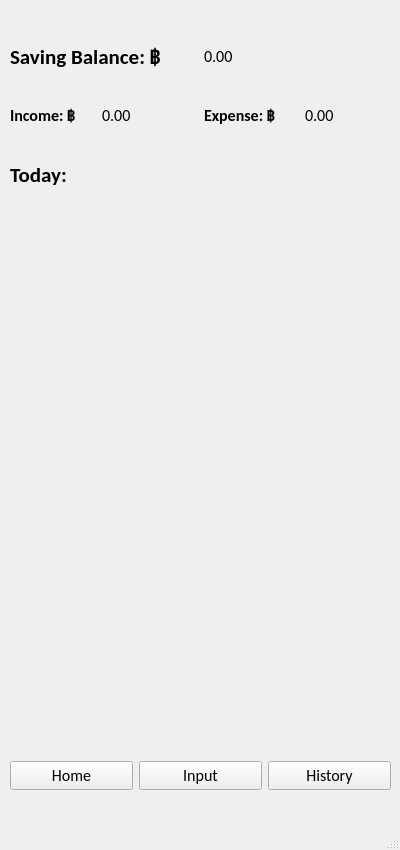
<?xml version="1.0" encoding="UTF-8"?>
<ui version="4.0">
 <class>MainWindow</class>
 <widget class="QMainWindow" name="MainWindow">
  <property name="geometry">
   <rect>
    <x>0</x>
    <y>0</y>
    <width>400</width>
    <height>850</height>
   </rect>
  </property>
  <property name="windowTitle">
   <string>Money Management</string>
  </property>
  <widget class="QWidget" name="centralwidget">
   <widget class="QWidget" name="verticalLayoutWidget_3">
    <property name="geometry">
     <rect>
      <x>0</x>
      <y>0</y>
      <width>401</width>
      <height>751</height>
     </rect>
    </property>
    <layout class="QVBoxLayout" name="verticalLayout_5">
     <item>
      <widget class="QStackedWidget" name="stackedWidget">
       <property name="font">
        <font>
         <family>Calibri</family>
         <pointsize>12</pointsize>
        </font>
       </property>
       <property name="styleSheet">
        <string notr="true">background: transparent</string>
       </property>
       <property name="currentIndex">
        <number>0</number>
       </property>
       <widget class="QWidget" name="page_1">
        <widget class="QWidget" name="verticalLayoutWidget">
         <property name="geometry">
          <rect>
           <x>0</x>
           <y>30</y>
           <width>401</width>
           <height>171</height>
          </rect>
         </property>
         <layout class="QVBoxLayout" name="p1_vBoxLayout">
          <item>
           <layout class="QHBoxLayout" name="horizontalLayout_2">
            <item>
             <widget class="QLabel" name="label_savingBalance">
              <property name="font">
               <font>
                <family>Calibri</family>
                <pointsize>16</pointsize>
                <weight>75</weight>
                <bold>true</bold>
               </font>
              </property>
              <property name="text">
               <string>Saving Balance: ฿</string>
              </property>
              <property name="textFormat">
               <enum>Qt::PlainText</enum>
              </property>
              <property name="indent">
               <number>10</number>
              </property>
             </widget>
            </item>
            <item>
             <widget class="QLabel" name="label_balanceAmount">
              <property name="font">
               <font>
                <family>Calibri</family>
                <pointsize>12</pointsize>
               </font>
              </property>
              <property name="text">
               <string>0.00</string>
              </property>
             </widget>
            </item>
           </layout>
          </item>
          <item>
           <layout class="QHBoxLayout" name="p1_vBox_hBoxLayout">
            <item>
             <widget class="QLabel" name="label_currentIncome">
              <property name="font">
               <font>
                <family>Calibri</family>
                <pointsize>12</pointsize>
                <weight>75</weight>
                <bold>true</bold>
               </font>
              </property>
              <property name="text">
               <string>Income: ฿</string>
              </property>
              <property name="alignment">
               <set>Qt::AlignLeading|Qt::AlignLeft|Qt::AlignVCenter</set>
              </property>
              <property name="indent">
               <number>10</number>
              </property>
             </widget>
            </item>
            <item>
             <widget class="QLabel" name="label_currentIncomeAmount">
              <property name="font">
               <font>
                <family>Calibri</family>
                <pointsize>12</pointsize>
               </font>
              </property>
              <property name="text">
               <string>0.00</string>
              </property>
             </widget>
            </item>
            <item>
             <widget class="QLabel" name="label_currentExpense">
              <property name="font">
               <font>
                <family>Calibri</family>
                <pointsize>12</pointsize>
                <weight>75</weight>
                <bold>true</bold>
               </font>
              </property>
              <property name="text">
               <string>Expense: ฿</string>
              </property>
              <property name="alignment">
               <set>Qt::AlignLeading|Qt::AlignLeft|Qt::AlignVCenter</set>
              </property>
             </widget>
            </item>
            <item>
             <widget class="QLabel" name="label_currentExpenseAmount">
              <property name="font">
               <font>
                <family>Calibri</family>
                <pointsize>12</pointsize>
               </font>
              </property>
              <property name="text">
               <string>0.00</string>
              </property>
             </widget>
            </item>
           </layout>
          </item>
          <item>
           <layout class="QHBoxLayout" name="horizontalLayout_3">
            <item>
             <widget class="QLabel" name="label_today">
              <property name="font">
               <font>
                <family>Calibri</family>
                <pointsize>16</pointsize>
                <weight>75</weight>
                <bold>true</bold>
               </font>
              </property>
              <property name="text">
               <string>Today:</string>
              </property>
              <property name="indent">
               <number>10</number>
              </property>
             </widget>
            </item>
           </layout>
          </item>
         </layout>
        </widget>
        <widget class="QListWidget" name="listWidget_today">
         <property name="geometry">
          <rect>
           <x>10</x>
           <y>210</y>
           <width>381</width>
           <height>531</height>
          </rect>
         </property>
         <property name="font">
          <font>
           <family>Calibri</family>
           <pointsize>12</pointsize>
          </font>
         </property>
         <property name="styleSheet">
          <string notr="true">background-image: url(&quot;C:/Users/BankYiSip/Desktop/SE_Lab/SEP/Project_SEP_MoneyManagement/white.png&quot;)</string>
         </property>
        </widget>
       </widget>
       <widget class="QWidget" name="page_2">
        <widget class="QWidget" name="verticalLayoutWidget_2">
         <property name="geometry">
          <rect>
           <x>10</x>
           <y>20</y>
           <width>381</width>
           <height>581</height>
          </rect>
         </property>
         <layout class="QVBoxLayout" name="p2_vBoxLayout">
          <item>
           <widget class="QLabel" name="label_transaction">
            <property name="font">
             <font>
              <family>Calibri</family>
              <pointsize>16</pointsize>
              <weight>75</weight>
              <bold>true</bold>
             </font>
            </property>
            <property name="text">
             <string>Transaction</string>
            </property>
            <property name="alignment">
             <set>Qt::AlignCenter</set>
            </property>
           </widget>
          </item>
          <item>
           <layout class="QGridLayout" name="gridLayout_6">
            <item row="0" column="1">
             <widget class="QLineEdit" name="lineEdit_amountBaht">
              <property name="sizePolicy">
               <sizepolicy hsizetype="Fixed" vsizetype="Fixed">
                <horstretch>0</horstretch>
                <verstretch>0</verstretch>
               </sizepolicy>
              </property>
              <property name="font">
               <font>
                <family>Calibri</family>
                <pointsize>12</pointsize>
                <kerning>true</kerning>
               </font>
              </property>
              <property name="autoFillBackground">
               <bool>false</bool>
              </property>
              <property name="styleSheet">
               <string notr="true">background-image: url(&quot;C:/Users/BankYiSip/Desktop/SE_Lab/SEP/Project_SEP_MoneyManagement/white.png&quot;)</string>
              </property>
              <property name="text">
               <string/>
              </property>
              <property name="alignment">
               <set>Qt::AlignRight|Qt::AlignTrailing|Qt::AlignVCenter</set>
              </property>
              <property name="readOnly">
               <bool>false</bool>
              </property>
              <property name="placeholderText">
               <string>0</string>
              </property>
             </widget>
            </item>
            <item row="2" column="0">
             <widget class="QLabel" name="label_category">
              <property name="font">
               <font>
                <family>Calibri</family>
                <pointsize>12</pointsize>
               </font>
              </property>
              <property name="text">
               <string>Category</string>
              </property>
              <property name="indent">
               <number>10</number>
              </property>
             </widget>
            </item>
            <item row="0" column="0">
             <widget class="QLabel" name="label_amountBaht">
              <property name="font">
               <font>
                <family>Calibri</family>
                <pointsize>12</pointsize>
               </font>
              </property>
              <property name="text">
               <string>Amount(Baht)</string>
              </property>
              <property name="indent">
               <number>10</number>
              </property>
             </widget>
            </item>
            <item row="2" column="1">
             <widget class="QLineEdit" name="lineEdit_category">
              <property name="sizePolicy">
               <sizepolicy hsizetype="Fixed" vsizetype="Fixed">
                <horstretch>0</horstretch>
                <verstretch>0</verstretch>
               </sizepolicy>
              </property>
              <property name="font">
               <font>
                <family>Calibri</family>
                <pointsize>12</pointsize>
               </font>
              </property>
              <property name="autoFillBackground">
               <bool>false</bool>
              </property>
              <property name="styleSheet">
               <string notr="true">background-image: url(&quot;C:/Users/BankYiSip/Desktop/SE_Lab/SEP/Project_SEP_MoneyManagement/white.png&quot;)</string>
              </property>
             </widget>
            </item>
            <item row="1" column="0">
             <widget class="QLabel" name="label_amountSatang">
              <property name="font">
               <font>
                <family>Calibri</family>
                <pointsize>12</pointsize>
               </font>
              </property>
              <property name="text">
               <string>Amount(Satang)</string>
              </property>
              <property name="indent">
               <number>10</number>
              </property>
             </widget>
            </item>
            <item row="1" column="1">
             <widget class="QLineEdit" name="lineEdit_amountSatang">
              <property name="sizePolicy">
               <sizepolicy hsizetype="Fixed" vsizetype="Fixed">
                <horstretch>0</horstretch>
                <verstretch>0</verstretch>
               </sizepolicy>
              </property>
              <property name="font">
               <font>
                <family>Calibri</family>
                <pointsize>12</pointsize>
               </font>
              </property>
              <property name="autoFillBackground">
               <bool>false</bool>
              </property>
              <property name="styleSheet">
               <string notr="true">background-image: url(&quot;C:/Users/BankYiSip/Desktop/SE_Lab/SEP/Project_SEP_MoneyManagement/white.png&quot;)</string>
              </property>
              <property name="text">
               <string/>
              </property>
              <property name="alignment">
               <set>Qt::AlignRight|Qt::AlignTrailing|Qt::AlignVCenter</set>
              </property>
              <property name="placeholderText">
               <string>0</string>
              </property>
             </widget>
            </item>
           </layout>
          </item>
          <item>
           <widget class="QLabel" name="label_memo">
            <property name="font">
             <font>
              <family>Calibri</family>
              <pointsize>12</pointsize>
             </font>
            </property>
            <property name="text">
             <string>Memo</string>
            </property>
            <property name="indent">
             <number>10</number>
            </property>
           </widget>
          </item>
          <item>
           <widget class="QTextEdit" name="textEdit_memo">
            <property name="font">
             <font>
              <family>Calibri</family>
              <pointsize>12</pointsize>
             </font>
            </property>
            <property name="autoFillBackground">
             <bool>true</bool>
            </property>
            <property name="styleSheet">
             <string notr="true">background-image: url(&quot;C:/Users/BankYiSip/Desktop/SE_Lab/SEP/Project_SEP_MoneyManagement/white.png&quot;)</string>
            </property>
           </widget>
          </item>
          <item>
           <widget class="QLabel" name="label_error">
            <property name="font">
             <font>
              <family>Calibri</family>
              <pointsize>12</pointsize>
             </font>
            </property>
            <property name="text">
             <string/>
            </property>
            <property name="alignment">
             <set>Qt::AlignCenter</set>
            </property>
           </widget>
          </item>
          <item>
           <layout class="QHBoxLayout" name="horizontalLayout">
            <item>
             <widget class="QPushButton" name="pb_income">
              <property name="font">
               <font>
                <family>Calibri</family>
                <pointsize>12</pointsize>
               </font>
              </property>
              <property name="styleSheet">
               <string notr="true">background-image: url(&quot;C:/Users/BankYiSip/Desktop/SE_Lab/SEP/Project_SEP_MoneyManagement/white.png&quot;)</string>
              </property>
              <property name="text">
               <string>Income</string>
              </property>
             </widget>
            </item>
            <item>
             <widget class="QPushButton" name="pb_expense">
              <property name="font">
               <font>
                <family>Calibri</family>
                <pointsize>12</pointsize>
               </font>
              </property>
              <property name="styleSheet">
               <string notr="true">background-image: url(&quot;C:/Users/BankYiSip/Desktop/SE_Lab/SEP/Project_SEP_MoneyManagement/white.png&quot;)</string>
              </property>
              <property name="text">
               <string>Expense</string>
              </property>
             </widget>
            </item>
           </layout>
          </item>
         </layout>
        </widget>
        <widget class="QWidget" name="horizontalLayoutWidget_2">
         <property name="geometry">
          <rect>
           <x>10</x>
           <y>630</y>
           <width>381</width>
           <height>73</height>
          </rect>
         </property>
         <layout class="QHBoxLayout" name="horizontalLayout_4">
          <item>
           <widget class="QLabel" name="label_optional">
            <property name="text">
             <string>(Optional)</string>
            </property>
            <property name="alignment">
             <set>Qt::AlignRight|Qt::AlignTrailing|Qt::AlignVCenter</set>
            </property>
           </widget>
          </item>
          <item>
           <widget class="QPushButton" name="pb_addPassive">
            <property name="styleSheet">
             <string notr="true">background-image: url(&quot;C:/Users/BankYiSip/Desktop/SE_Lab/SEP/Project_SEP_MoneyManagement/white.png&quot;)</string>
            </property>
            <property name="text">
             <string>Add Passive Money</string>
            </property>
           </widget>
          </item>
         </layout>
        </widget>
       </widget>
       <widget class="QWidget" name="page_4">
        <widget class="QWidget" name="verticalLayoutWidget_5">
         <property name="geometry">
          <rect>
           <x>10</x>
           <y>20</y>
           <width>381</width>
           <height>581</height>
          </rect>
         </property>
         <layout class="QVBoxLayout" name="p2_vBoxLayout_2">
          <item>
           <widget class="QLabel" name="label_passiveMoney">
            <property name="font">
             <font>
              <family>Calibri</family>
              <pointsize>16</pointsize>
              <weight>75</weight>
              <bold>true</bold>
             </font>
            </property>
            <property name="text">
             <string>Passive Money</string>
            </property>
            <property name="alignment">
             <set>Qt::AlignCenter</set>
            </property>
           </widget>
          </item>
          <item>
           <layout class="QGridLayout" name="gridLayout_7">
            <item row="3" column="0">
             <widget class="QLabel" name="label_passiveCategory">
              <property name="font">
               <font>
                <family>Calibri</family>
                <pointsize>12</pointsize>
               </font>
              </property>
              <property name="text">
               <string>Category</string>
              </property>
              <property name="indent">
               <number>10</number>
              </property>
             </widget>
            </item>
            <item row="1" column="0">
             <widget class="QLabel" name="label_passiveBaht">
              <property name="font">
               <font>
                <family>Calibri</family>
                <pointsize>12</pointsize>
               </font>
              </property>
              <property name="text">
               <string>Amount(Baht)</string>
              </property>
              <property name="indent">
               <number>10</number>
              </property>
             </widget>
            </item>
            <item row="3" column="1">
             <widget class="QLineEdit" name="lineEdit_passiveCategory">
              <property name="sizePolicy">
               <sizepolicy hsizetype="Fixed" vsizetype="Fixed">
                <horstretch>0</horstretch>
                <verstretch>0</verstretch>
               </sizepolicy>
              </property>
              <property name="font">
               <font>
                <family>Calibri</family>
                <pointsize>12</pointsize>
               </font>
              </property>
              <property name="styleSheet">
               <string notr="true">background-image: url(&quot;C:/Users/BankYiSip/Desktop/SE_Lab/SEP/Project_SEP_MoneyManagement/white.png&quot;)</string>
              </property>
             </widget>
            </item>
            <item row="2" column="1">
             <widget class="QLineEdit" name="lineEdit_passiveSatang">
              <property name="sizePolicy">
               <sizepolicy hsizetype="Fixed" vsizetype="Fixed">
                <horstretch>0</horstretch>
                <verstretch>0</verstretch>
               </sizepolicy>
              </property>
              <property name="font">
               <font>
                <family>Calibri</family>
                <pointsize>12</pointsize>
               </font>
              </property>
              <property name="styleSheet">
               <string notr="true">background-image: url(&quot;C:/Users/BankYiSip/Desktop/SE_Lab/SEP/Project_SEP_MoneyManagement/white.png&quot;)</string>
              </property>
              <property name="text">
               <string/>
              </property>
              <property name="alignment">
               <set>Qt::AlignRight|Qt::AlignTrailing|Qt::AlignVCenter</set>
              </property>
              <property name="placeholderText">
               <string>0</string>
              </property>
             </widget>
            </item>
            <item row="1" column="1">
             <widget class="QLineEdit" name="lineEdit_passiveBaht">
              <property name="sizePolicy">
               <sizepolicy hsizetype="Fixed" vsizetype="Fixed">
                <horstretch>0</horstretch>
                <verstretch>0</verstretch>
               </sizepolicy>
              </property>
              <property name="font">
               <font>
                <family>Calibri</family>
                <pointsize>12</pointsize>
                <kerning>true</kerning>
               </font>
              </property>
              <property name="styleSheet">
               <string notr="true">background-image: url(&quot;C:/Users/BankYiSip/Desktop/SE_Lab/SEP/Project_SEP_MoneyManagement/white.png&quot;)</string>
              </property>
              <property name="text">
               <string/>
              </property>
              <property name="alignment">
               <set>Qt::AlignRight|Qt::AlignTrailing|Qt::AlignVCenter</set>
              </property>
              <property name="placeholderText">
               <string>0</string>
              </property>
             </widget>
            </item>
            <item row="4" column="1">
             <widget class="QDateEdit" name="dateEdit_endDate">
              <property name="styleSheet">
               <string notr="true">background-image: url(&quot;C:/Users/BankYiSip/Desktop/SE_Lab/SEP/Project_SEP_MoneyManagement/white.png&quot;)</string>
              </property>
              <property name="alignment">
               <set>Qt::AlignRight|Qt::AlignTrailing|Qt::AlignVCenter</set>
              </property>
              <property name="currentSection">
               <enum>QDateTimeEdit::YearSection</enum>
              </property>
              <property name="displayFormat">
               <string>yyyy-M-d</string>
              </property>
             </widget>
            </item>
            <item row="2" column="0">
             <widget class="QLabel" name="label_passiveSatang">
              <property name="font">
               <font>
                <family>Calibri</family>
                <pointsize>12</pointsize>
               </font>
              </property>
              <property name="text">
               <string>Amount(Satang)</string>
              </property>
              <property name="indent">
               <number>10</number>
              </property>
             </widget>
            </item>
            <item row="4" column="0">
             <widget class="QLabel" name="label_endDate">
              <property name="text">
               <string>End Date(year-month-day)</string>
              </property>
              <property name="indent">
               <number>10</number>
              </property>
             </widget>
            </item>
            <item row="0" column="0">
             <widget class="QLabel" name="label_title">
              <property name="text">
               <string>Title</string>
              </property>
              <property name="indent">
               <number>10</number>
              </property>
             </widget>
            </item>
            <item row="0" column="1">
             <widget class="QLineEdit" name="lineEdit_title">
              <property name="sizePolicy">
               <sizepolicy hsizetype="Fixed" vsizetype="Fixed">
                <horstretch>0</horstretch>
                <verstretch>0</verstretch>
               </sizepolicy>
              </property>
              <property name="styleSheet">
               <string notr="true">background-image: url(&quot;C:/Users/BankYiSip/Desktop/SE_Lab/SEP/Project_SEP_MoneyManagement/white.png&quot;)</string>
              </property>
              <property name="alignment">
               <set>Qt::AlignRight|Qt::AlignTrailing|Qt::AlignVCenter</set>
              </property>
              <property name="placeholderText">
               <string>*required</string>
              </property>
             </widget>
            </item>
           </layout>
          </item>
          <item>
           <widget class="QGroupBox" name="groupBox_frequency">
            <property name="sizePolicy">
             <sizepolicy hsizetype="Expanding" vsizetype="MinimumExpanding">
              <horstretch>0</horstretch>
              <verstretch>0</verstretch>
             </sizepolicy>
            </property>
            <property name="title">
             <string/>
            </property>
            <widget class="QRadioButton" name="rb_monthly">
             <property name="geometry">
              <rect>
               <x>10</x>
               <y>40</y>
               <width>82</width>
               <height>17</height>
              </rect>
             </property>
             <property name="text">
              <string>Monthly</string>
             </property>
            </widget>
            <widget class="QRadioButton" name="rb_annually">
             <property name="geometry">
              <rect>
               <x>10</x>
               <y>70</y>
               <width>82</width>
               <height>17</height>
              </rect>
             </property>
             <property name="text">
              <string>Annually</string>
             </property>
            </widget>
            <widget class="QLabel" name="label_frequency">
             <property name="geometry">
              <rect>
               <x>10</x>
               <y>10</y>
               <width>91</width>
               <height>16</height>
              </rect>
             </property>
             <property name="text">
              <string>Frequency:</string>
             </property>
            </widget>
           </widget>
          </item>
          <item>
           <widget class="QLabel" name="label_passiveMemo">
            <property name="font">
             <font>
              <family>Calibri</family>
              <pointsize>12</pointsize>
             </font>
            </property>
            <property name="text">
             <string>Memo</string>
            </property>
            <property name="indent">
             <number>10</number>
            </property>
           </widget>
          </item>
          <item>
           <widget class="QTextEdit" name="textEdit_passiveMemo">
            <property name="font">
             <font>
              <family>Calibri</family>
              <pointsize>12</pointsize>
             </font>
            </property>
            <property name="styleSheet">
             <string notr="true">background-image: url(&quot;C:/Users/BankYiSip/Desktop/SE_Lab/SEP/Project_SEP_MoneyManagement/white.png&quot;)</string>
            </property>
           </widget>
          </item>
          <item>
           <widget class="QLabel" name="label_passiveError">
            <property name="font">
             <font>
              <family>Calibri</family>
              <pointsize>12</pointsize>
             </font>
            </property>
            <property name="text">
             <string/>
            </property>
            <property name="alignment">
             <set>Qt::AlignCenter</set>
            </property>
           </widget>
          </item>
          <item>
           <layout class="QHBoxLayout" name="horizontalLayout_5">
            <item>
             <widget class="QPushButton" name="pb_passiveIncome">
              <property name="font">
               <font>
                <family>Calibri</family>
                <pointsize>12</pointsize>
               </font>
              </property>
              <property name="styleSheet">
               <string notr="true">background-image: url(&quot;C:/Users/BankYiSip/Desktop/SE_Lab/SEP/Project_SEP_MoneyManagement/white.png&quot;)</string>
              </property>
              <property name="text">
               <string>Income</string>
              </property>
             </widget>
            </item>
            <item>
             <widget class="QPushButton" name="pb_passiveExpense">
              <property name="font">
               <font>
                <family>Calibri</family>
                <pointsize>12</pointsize>
               </font>
              </property>
              <property name="styleSheet">
               <string notr="true">background-image: url(&quot;C:/Users/BankYiSip/Desktop/SE_Lab/SEP/Project_SEP_MoneyManagement/white.png&quot;)</string>
              </property>
              <property name="text">
               <string>Expense</string>
              </property>
             </widget>
            </item>
           </layout>
          </item>
         </layout>
        </widget>
       </widget>
       <widget class="QWidget" name="page_3">
        <widget class="QWidget" name="verticalLayoutWidget_4">
         <property name="geometry">
          <rect>
           <x>10</x>
           <y>20</y>
           <width>381</width>
           <height>721</height>
          </rect>
         </property>
         <layout class="QVBoxLayout" name="verticalLayout">
          <item>
           <widget class="QLabel" name="label_history">
            <property name="font">
             <font>
              <family>Calibri</family>
              <pointsize>16</pointsize>
              <weight>75</weight>
              <bold>true</bold>
             </font>
            </property>
            <property name="text">
             <string>History</string>
            </property>
            <property name="indent">
             <number>10</number>
            </property>
           </widget>
          </item>
          <item>
           <layout class="QGridLayout" name="gridLayout">
            <item row="0" column="0">
             <widget class="QLabel" name="label_year">
              <property name="font">
               <font>
                <family>Calibri</family>
                <pointsize>12</pointsize>
               </font>
              </property>
              <property name="text">
               <string>Year</string>
              </property>
              <property name="indent">
               <number>10</number>
              </property>
             </widget>
            </item>
            <item row="0" column="1">
             <widget class="QLineEdit" name="lineEdit_year">
              <property name="sizePolicy">
               <sizepolicy hsizetype="Fixed" vsizetype="Fixed">
                <horstretch>0</horstretch>
                <verstretch>0</verstretch>
               </sizepolicy>
              </property>
              <property name="font">
               <font>
                <family>Calibri</family>
                <pointsize>12</pointsize>
               </font>
              </property>
              <property name="styleSheet">
               <string notr="true">background-image: url(&quot;C:/Users/BankYiSip/Desktop/SE_Lab/SEP/Project_SEP_MoneyManagement/white.png&quot;)</string>
              </property>
             </widget>
            </item>
            <item row="1" column="0">
             <widget class="QLabel" name="label_month">
              <property name="font">
               <font>
                <family>Calibri</family>
                <pointsize>12</pointsize>
               </font>
              </property>
              <property name="text">
               <string>Month(Optional)</string>
              </property>
              <property name="indent">
               <number>10</number>
              </property>
             </widget>
            </item>
            <item row="1" column="1">
             <widget class="QLineEdit" name="lineEdit_month">
              <property name="sizePolicy">
               <sizepolicy hsizetype="Fixed" vsizetype="Fixed">
                <horstretch>0</horstretch>
                <verstretch>0</verstretch>
               </sizepolicy>
              </property>
              <property name="font">
               <font>
                <family>Calibri</family>
                <pointsize>12</pointsize>
               </font>
              </property>
              <property name="styleSheet">
               <string notr="true">background-image: url(&quot;C:/Users/BankYiSip/Desktop/SE_Lab/SEP/Project_SEP_MoneyManagement/white.png&quot;)</string>
              </property>
             </widget>
            </item>
           </layout>
          </item>
          <item>
           <widget class="QLabel" name="label_search_error">
            <property name="font">
             <font>
              <family>Calibri</family>
              <pointsize>12</pointsize>
             </font>
            </property>
            <property name="text">
             <string/>
            </property>
            <property name="alignment">
             <set>Qt::AlignCenter</set>
            </property>
           </widget>
          </item>
          <item>
           <widget class="QPushButton" name="pb_search">
            <property name="font">
             <font>
              <family>Calibri</family>
              <pointsize>12</pointsize>
             </font>
            </property>
            <property name="styleSheet">
             <string notr="true">background-image: url(&quot;C:/Users/BankYiSip/Desktop/SE_Lab/SEP/Project_SEP_MoneyManagement/white.png&quot;)</string>
            </property>
            <property name="text">
             <string>Search</string>
            </property>
            <property name="autoDefault">
             <bool>false</bool>
            </property>
            <property name="default">
             <bool>false</bool>
            </property>
            <property name="flat">
             <bool>false</bool>
            </property>
           </widget>
          </item>
          <item>
           <widget class="QListWidget" name="listWidget_history">
            <property name="font">
             <font>
              <family>Calibri</family>
              <pointsize>12</pointsize>
             </font>
            </property>
            <property name="styleSheet">
             <string notr="true">background-image: url(&quot;C:/Users/BankYiSip/Desktop/SE_Lab/SEP/Project_SEP_MoneyManagement/white.png&quot;)</string>
            </property>
           </widget>
          </item>
         </layout>
        </widget>
       </widget>
      </widget>
     </item>
    </layout>
   </widget>
   <widget class="QWidget" name="horizontalLayoutWidget">
    <property name="geometry">
     <rect>
      <x>10</x>
      <y>750</y>
      <width>381</width>
      <height>51</height>
     </rect>
    </property>
    <layout class="QHBoxLayout" name="horizontalLayout_6">
     <item>
      <widget class="QPushButton" name="pb_home">
       <property name="font">
        <font>
         <family>Calibri</family>
         <pointsize>12</pointsize>
        </font>
       </property>
       <property name="styleSheet">
        <string notr="true">background-image: url(&quot;C:/Users/BankYiSip/Desktop/SE_Lab/SEP/Project_SEP_MoneyManagement/white.png&quot;)</string>
       </property>
       <property name="text">
        <string>Home</string>
       </property>
      </widget>
     </item>
     <item>
      <widget class="QPushButton" name="pb_input">
       <property name="font">
        <font>
         <family>Calibri</family>
         <pointsize>12</pointsize>
        </font>
       </property>
       <property name="styleSheet">
        <string notr="true">background-image: url(&quot;C:/Users/BankYiSip/Desktop/SE_Lab/SEP/Project_SEP_MoneyManagement/white.png&quot;)</string>
       </property>
       <property name="text">
        <string>Input</string>
       </property>
      </widget>
     </item>
     <item>
      <widget class="QPushButton" name="pb_history">
       <property name="font">
        <font>
         <family>Calibri</family>
         <pointsize>12</pointsize>
        </font>
       </property>
       <property name="styleSheet">
        <string notr="true">background-image: url(&quot;C:/Users/BankYiSip/Desktop/SE_Lab/SEP/Project_SEP_MoneyManagement/white.png&quot;)</string>
       </property>
       <property name="text">
        <string>History</string>
       </property>
      </widget>
     </item>
    </layout>
   </widget>
  </widget>
  <widget class="QMenuBar" name="menubar">
   <property name="geometry">
    <rect>
     <x>0</x>
     <y>0</y>
     <width>400</width>
     <height>21</height>
    </rect>
   </property>
  </widget>
  <widget class="QStatusBar" name="statusbar"/>
 </widget>
 <resources/>
 <connections/>
</ui>
